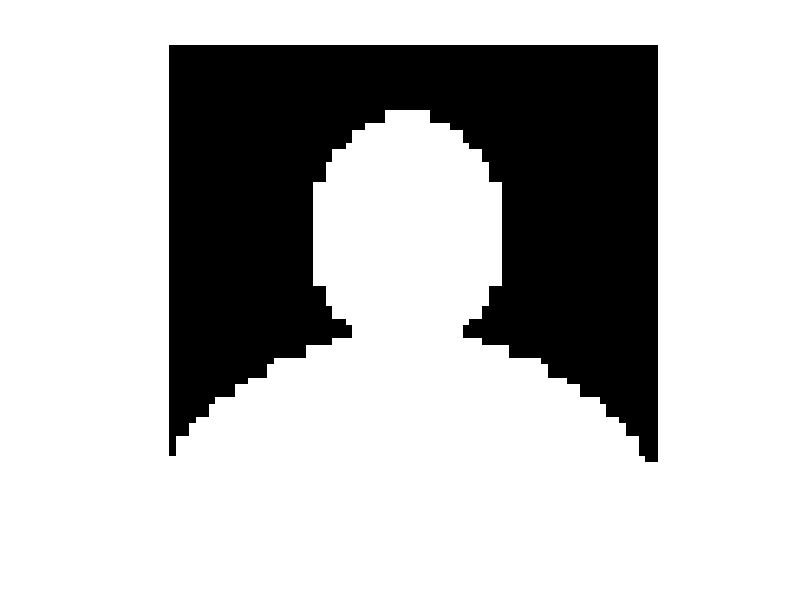

MATLAB code to generate this figure:
function [template] = gentemplate(distance, angle)
% "distance" is the distance from the camera.
% "angle"   is the rotation of the shoulders (0-90 degrees)

run_as_script = ~exist('distance','var');

if run_as_script
    clear all;close all;
    distance = 1.0;
    angle = 0;
    run_as_script = true;
end

%== Generate a reference template ==%
nrows = 50;
ncols = 50;
[i j] = meshgrid(1:nrows, 1:ncols);
ref = zeros(nrows, ncols, 'single');

% Draw the head
head_rad = 10;
row_center = round(nrows/2);
col_center = 20;
head_points = (((i-row_center)).^2 + ((j-col_center)*.8).^2) < head_rad^2;

% Draw the shoulders
shoulder_rad = 30;
row_center = round(nrows/2);
col_center = ncols+10;
shoulder_squeeze = (angle/90)*1.5 + 1;
shoulder_points = (((i-row_center)*shoulder_squeeze).^2 + (j-col_center).^2) < shoulder_rad^2;

ref = max(ref, shoulder_points);
ref = max(ref, head_points);

%== Scale it ==%
DIST_0 = 1.5;
distance = max(distance, .5);

template = imresize(ref, DIST_0/distance, 'nearest');

if run_as_script
    figure(1)
    imshow(template)
end